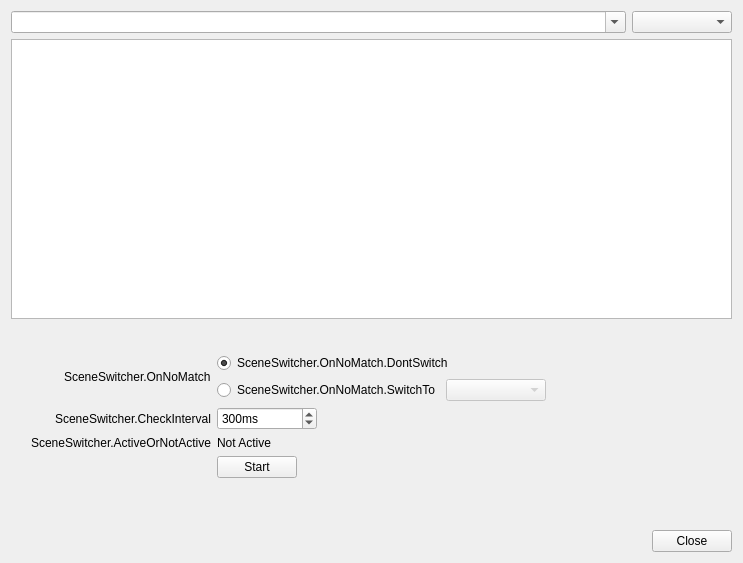
<?xml version="1.0" encoding="UTF-8"?>
<ui version="4.0">
 <class>SceneSwitcher</class>
 <widget class="QDialog" name="SceneSwitcher">
  <property name="geometry">
   <rect>
    <x>0</x>
    <y>0</y>
    <width>743</width>
    <height>563</height>
   </rect>
  </property>
  <property name="windowTitle">
   <string>SceneSwitcher</string>
  </property>
  <layout class="QVBoxLayout" name="verticalLayout" stretch="0,2,0,0,0">
   <item>
    <layout class="QHBoxLayout" name="horizontalLayout">
     <item>
      <widget class="QComboBox" name="windows">
       <property name="editable">
        <bool>true</bool>
       </property>
       <property name="maxVisibleItems">
        <number>20</number>
       </property>
      </widget>
     </item>
     <item>
      <widget class="QComboBox" name="scenes">
       <property name="sizePolicy">
        <sizepolicy hsizetype="Maximum" vsizetype="Fixed">
         <horstretch>0</horstretch>
         <verstretch>0</verstretch>
        </sizepolicy>
       </property>
       <property name="minimumSize">
        <size>
         <width>100</width>
         <height>0</height>
        </size>
       </property>
      </widget>
     </item>
    </layout>
   </item>
   <item>
    <widget class="QListWidget" name="switches">
     <property name="sizePolicy">
      <sizepolicy hsizetype="Expanding" vsizetype="Expanding">
       <horstretch>0</horstretch>
       <verstretch>0</verstretch>
      </sizepolicy>
     </property>
     <property name="spacing">
      <number>1</number>
     </property>
     <property name="sortingEnabled">
      <bool>true</bool>
     </property>
    </widget>
   </item>
   <item>
    <layout class="QHBoxLayout" name="horizontalLayout_2">
     <property name="spacing">
      <number>4</number>
     </property>
     <item>
      <widget class="QPushButton" name="add">
       <property name="maximumSize">
        <size>
         <width>16777215</width>
         <height>16777215</height>
        </size>
       </property>
       <property name="flat">
        <bool>true</bool>
       </property>
       <property name="class" stdset="0">
        <string notr="true">icon-plus</string>
       </property>
      </widget>
     </item>
     <item>
      <widget class="QPushButton" name="remove">
       <property name="maximumSize">
        <size>
         <width>16777215</width>
         <height>16777215</height>
        </size>
       </property>
       <property name="flat">
        <bool>true</bool>
       </property>
       <property name="class" stdset="0">
        <string notr="true">icon-trash</string>
       </property>
      </widget>
     </item>
     <item>
      <spacer name="horizontalSpacer">
       <property name="orientation">
        <enum>Qt::Horizontal</enum>
       </property>
       <property name="sizeHint" stdset="0">
        <size>
         <width>40</width>
         <height>20</height>
        </size>
       </property>
      </spacer>
     </item>
    </layout>
   </item>
   <item>
    <layout class="QFormLayout" name="formLayout">
     <property name="fieldGrowthPolicy">
      <enum>QFormLayout::ExpandingFieldsGrow</enum>
     </property>
     <property name="labelAlignment">
      <set>Qt::AlignRight|Qt::AlignTop|Qt::AlignTrailing</set>
     </property>
     <item row="0" column="0">
      <widget class="QLabel" name="label">
       <property name="sizePolicy">
        <sizepolicy hsizetype="Preferred" vsizetype="Expanding">
         <horstretch>0</horstretch>
         <verstretch>0</verstretch>
        </sizepolicy>
       </property>
       <property name="text">
        <string>SceneSwitcher.OnNoMatch</string>
       </property>
       <property name="alignment">
        <set>Qt::AlignLeading|Qt::AlignLeft|Qt::AlignVCenter</set>
       </property>
      </widget>
     </item>
     <item row="0" column="1">
      <layout class="QVBoxLayout" name="verticalLayout_2">
       <property name="leftMargin">
        <number>0</number>
       </property>
       <property name="topMargin">
        <number>0</number>
       </property>
       <property name="rightMargin">
        <number>0</number>
       </property>
       <property name="bottomMargin">
        <number>0</number>
       </property>
       <item>
        <widget class="QRadioButton" name="noMatchDontSwitch">
         <property name="text">
          <string>SceneSwitcher.OnNoMatch.DontSwitch</string>
         </property>
         <property name="checked">
          <bool>true</bool>
         </property>
        </widget>
       </item>
       <item>
        <layout class="QHBoxLayout" name="horizontalLayout_3">
         <property name="leftMargin">
          <number>0</number>
         </property>
         <property name="topMargin">
          <number>0</number>
         </property>
         <property name="rightMargin">
          <number>0</number>
         </property>
         <property name="bottomMargin">
          <number>0</number>
         </property>
         <item>
          <widget class="QRadioButton" name="noMatchSwitch">
           <property name="text">
            <string>SceneSwitcher.OnNoMatch.SwitchTo</string>
           </property>
          </widget>
         </item>
         <item>
          <widget class="QComboBox" name="noMatchSwitchScene">
           <property name="enabled">
            <bool>false</bool>
           </property>
           <property name="minimumSize">
            <size>
             <width>100</width>
             <height>0</height>
            </size>
           </property>
          </widget>
         </item>
        </layout>
       </item>
      </layout>
     </item>
     <item row="1" column="0">
      <widget class="QLabel" name="label_2">
       <property name="text">
        <string>SceneSwitcher.CheckInterval</string>
       </property>
       <property name="buddy">
        <cstring>checkInterval</cstring>
       </property>
      </widget>
     </item>
     <item row="1" column="1">
      <widget class="QSpinBox" name="checkInterval">
       <property name="minimumSize">
        <size>
         <width>100</width>
         <height>0</height>
        </size>
       </property>
       <property name="suffix">
        <string notr="true">ms</string>
       </property>
       <property name="minimum">
        <number>50</number>
       </property>
       <property name="maximum">
        <number>20000</number>
       </property>
       <property name="value">
        <number>300</number>
       </property>
      </widget>
     </item>
     <item row="2" column="0">
      <widget class="QLabel" name="label_4">
       <property name="text">
        <string>SceneSwitcher.ActiveOrNotActive</string>
       </property>
      </widget>
     </item>
     <item row="3" column="0">
      <spacer name="horizontalSpacer_2">
       <property name="orientation">
        <enum>Qt::Horizontal</enum>
       </property>
       <property name="sizeHint" stdset="0">
        <size>
         <width>200</width>
         <height>20</height>
        </size>
       </property>
      </spacer>
     </item>
     <item row="3" column="1">
      <widget class="QPushButton" name="toggleStartButton">
       <property name="text">
        <string>Start</string>
       </property>
      </widget>
     </item>
     <item row="4" column="1">
      <spacer name="verticalSpacer">
       <property name="orientation">
        <enum>Qt::Vertical</enum>
       </property>
       <property name="sizeType">
        <enum>QSizePolicy::Preferred</enum>
       </property>
       <property name="sizeHint" stdset="0">
        <size>
         <width>20</width>
         <height>40</height>
        </size>
       </property>
      </spacer>
     </item>
     <item row="2" column="1">
      <widget class="QLabel" name="pluginRunningText">
       <property name="text">
        <string notr="true">Not Active</string>
       </property>
      </widget>
     </item>
    </layout>
   </item>
   <item alignment="Qt::AlignRight">
    <widget class="QPushButton" name="close">
     <property name="text">
      <string>Close</string>
     </property>
    </widget>
   </item>
  </layout>
 </widget>
 <resources/>
 <connections>
  <connection>
   <sender>noMatchSwitch</sender>
   <signal>toggled(bool)</signal>
   <receiver>noMatchSwitchScene</receiver>
   <slot>setEnabled(bool)</slot>
   <hints>
    <hint type="sourcelabel">
     <x>286</x>
     <y>347</y>
    </hint>
    <hint type="destinationlabel">
     <x>483</x>
     <y>352</y>
    </hint>
   </hints>
  </connection>
 </connections>
</ui>
